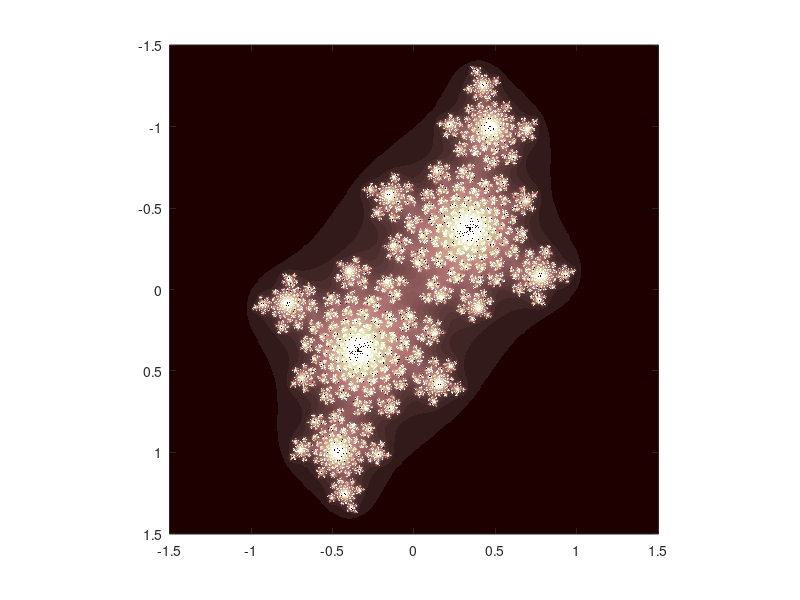

Source code (MATLAB):
function drawJulia
    n = 500;
    max = 250;
    c = -0.4 + 0.6*i;
    x = linspace(-1.5,1.5,n);
    y = linspace(-1.5,1.5,n);
    color = colorPixels(x,y,n,c,max);
    figure;
    image(x,y,color);
    colormap(pink);
    axis image;
end
 
function color = colorPixels(x,y,n,c,max)
    [x,y] = ndgrid(x,i*y);
    color = arrayfun(@colorCount,x + y);
    
    function col = colorCount(z)
        for k = 1:max
            z = z^2 + c;
            if norm(z) >= 2
                col = k*125/max;
                return
            end
            col = 0;
        end
    end
end
